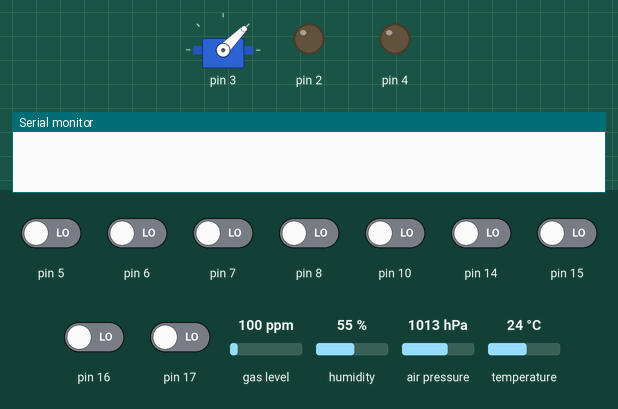
A program run on a simulated Arduino Pro Mini, built with avr-gcc and run on an emulated ATmega328P. Shown: servo, output pins drawn as LEDs (lit = HIGH), the last lines printed to the serial monitor. Dashed ring = blinking. Inputs (shaded band) come from the test bench; at power-on: pin 5–8, pin 10, pin 14–17 LOW, air pressure 1013 hPa, gas level 100 ppm, humidity 55 %, temperature 24 °C.

Above: at 3.6 s.
3.7 s: air pressure set to 995 hPa
At 7.5 s:
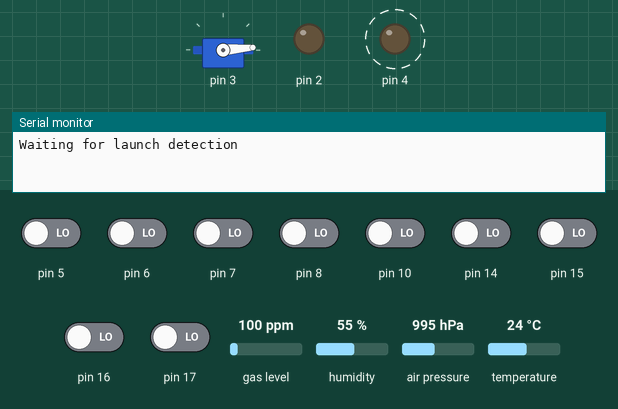
9.2 s: air pressure set to 992 hPa
At 11.0 s:
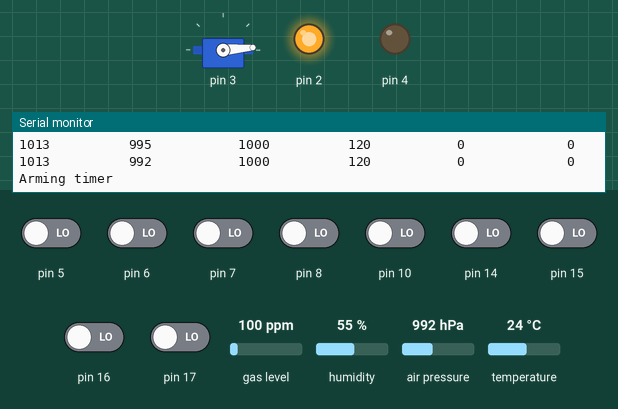
At 12.2 s:
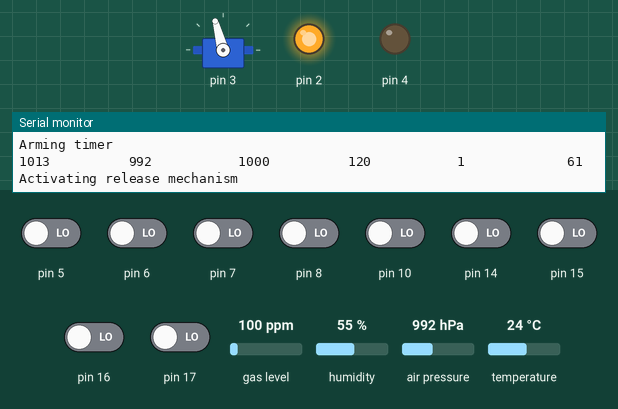
Timing chart, 0 to 20.3 s (numbered marks = the images above; inputs shaded):
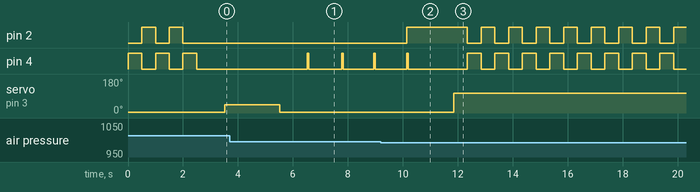

The program:

main.cpp
```cpp
#include <Arduino.h>
#include <Wire.h>
#include <Servo.h>
#include "Adafruit_BMP3XX.h"
#include "Adafruit_Sensor.h"
#include "pins.h"

// Firmware Version
const uint8_t FIRMWARE_MAJOR_VERSION = 1;
const uint8_t FIRMWARE_MINOR_VERSION = 3;

// Objects
Adafruit_BMP3XX pressure_sensor;
Servo releaseServo;

// Globals
enum states {S_INITIALIZE, S_ERROR, S_RUNCYCLE,
             S_DOCUTDOWN, S_ARMTIMER, S_FLIGHTCOMPLETE};

uint8_t current_state = S_INITIALIZE;

bool timer_armed = false;
bool instant_arm = true;
uint16_t starting_pressure_hPa = 2000;
uint16_t pressure_arming_delta_hPa = 20; // Roughly 550 ft above launch
uint8_t SERVO_RELEASE_POSITION = 105;
uint8_t SERVO_CAPTURE_POSITION = 5;
uint8_t SERVO_WIGGLE_POSITION = 45;
uint32_t timer_armed_ms = 0;
uint8_t SAMPLES_BELOW_BEFORE_CUT = 3; // How many samples below the threshold before we cut
uint32_t TURN_OFF_SERVO_AFTER_MS = 60000; // Time after cutdown to turn off servo to save wear/tear
/*
 * HELPERS
 */

uint32_t getElapsedTimeSeconds()
{
  if (!timer_armed) return 0;

  uint32_t elapsed_time_seconds = (millis() - timer_armed_ms) / 1000;

  if (!instant_arm)  // pressure-based arming path
  {
    elapsed_time_seconds += 60;
  }
  return elapsed_time_seconds;
}


uint16_t getCutdownPressurehPa()
{
  /*
   * Return the cutdown pressure in hPa from the DIP switch settings.
   * If the pressure feature is disabled we return a pressure of 0.
   */
  uint8_t set_index = ! digitalRead(PIN_PRESSURE_BIT0);
  set_index = (set_index << 1) | ! digitalRead(PIN_PRESSURE_BIT1);
  set_index = (set_index << 1) | ! digitalRead(PIN_PRESSURE_BIT2);
  set_index = (set_index << 1) | ! digitalRead(PIN_PRESSURE_BIT3);

  uint16_t pressures_hPa[16] = {0, 10, 100, 150, 200, 250, 300,
                                350, 400, 450, 500, 600, 700,
                                800, 900, 1000};
  return pressures_hPa[set_index];
}

uint16_t getCutdownTimeMinutes()
{
  /*
   * Return the cutdown time in minutes from the DIP switch settings.
   * If the time feature is disabled we return a time of 0.
   */
  uint8_t set_index = ! digitalRead(PIN_TIME_BIT0);
  set_index = (set_index << 1) | ! digitalRead(PIN_TIME_BIT1);
  set_index = (set_index << 1) | ! digitalRead(PIN_TIME_BIT2);
  set_index = (set_index << 1) | ! digitalRead(PIN_TIME_BIT3);

  uint16_t times_minutes[16] = {0, 1, 2, 5, 10, 20, 30, 40,
                                50, 60, 70, 80, 90, 100, 110,
                                120};
  return times_minutes[set_index];
}

uint16_t getPressurehPa()
{
  /*
   * Read the pressure from the sensor in hPa. If the sensor malfunctions, we
   * return 2000 hPa so we don't cut too early and hope the user has a time
   * backup. Don't want to error and stall the whole device because of a single
   * bad sensor or bad reading.
   */
  if (! pressure_sensor.performReading())
  {
    return 2000;
  }

  return round(pressure_sensor.pressure / 100.0);
}

/*
 * STATES
 */

uint8_t stateInitialize()
{
  /*
   * Sets up sensor, pins, etc for operation of device
   */

  // Configure debug serial
  Serial.begin(9600);

  Wire.begin();

  // Configure the DIP switch pins
  pinMode(PIN_PRESSURE_BIT0, INPUT);
  pinMode(PIN_PRESSURE_BIT1, INPUT);
  pinMode(PIN_PRESSURE_BIT2, INPUT);
  pinMode(PIN_PRESSURE_BIT3, INPUT);
  pinMode(PIN_TIME_BIT0, INPUT);
  pinMode(PIN_TIME_BIT1, INPUT);
  pinMode(PIN_TIME_BIT2, INPUT);
  pinMode(PIN_TIME_BIT3, INPUT);

  // Configure servo
  releaseServo.attach(PIN_SERVO);
  releaseServo.write(SERVO_CAPTURE_POSITION);

  // Configure the pressure sensor
  bool good_bme_start = false;
  for (int i=0; i<5; i++)
  {
    if (pressure_sensor.begin_I2C(0x76))
    {
      good_bme_start = true;
      break;
    }
    else
    {
      Serial.println("ERROR - Pressure Sensor Startup Failed");
      good_bme_start = false;
      delay(50);
    }
  }

  if (!good_bme_start)
  {
    return S_ERROR;
  }

  // Set up oversampling and filter initialization
  pressure_sensor.setTemperatureOversampling(BMP3_OVERSAMPLING_8X);
  pressure_sensor.setPressureOversampling(BMP3_OVERSAMPLING_4X);
  pressure_sensor.setIIRFilterCoeff(BMP3_IIR_FILTER_COEFF_3);
  pressure_sensor.setOutputDataRate(BMP3_ODR_50_HZ);


  // Setup LED pins and blink to confirm that we are booted up and configured
  pinMode(PIN_YELLOW_LED, OUTPUT);
  pinMode(PIN_GREEN_LED, OUTPUT);
  digitalWrite(PIN_YELLOW_LED, HIGH);
  digitalWrite(PIN_GREEN_LED, LOW);
  for (uint8_t i=0; i<5; i++)
  {
    digitalWrite(PIN_YELLOW_LED, !digitalRead(PIN_YELLOW_LED));
    digitalWrite(PIN_GREEN_LED, !digitalRead(PIN_GREEN_LED));
    delay(500);
  }
  digitalWrite(PIN_YELLOW_LED, LOW);
  digitalWrite(PIN_GREEN_LED, LOW);

  // Verify that we can get valid pressure readings. If not, error out, if so go on.
  // Also sets the instrument starting pressure for arming of the timer function.
  bool good_pressure_reading = false;
  uint16_t last_good_pressure = 2000;
  for (uint8_t i=0; i<5; i++)
  {
    uint16_t read_pressure = getPressurehPa();
    if (read_pressure != 2000)
    {
      last_good_pressure = read_pressure;
      good_pressure_reading = true;
    }
    delay(50);
  }

  if (!good_pressure_reading)
  {
    return S_ERROR;
  }
  else
  {
    starting_pressure_hPa = last_good_pressure;
  }

  // If the starting pressure is below 500 hPa we must have reset and we'll assume the
  // starting pressure was actually 1000 hPa. This makes sure the timer arms again.
  if (starting_pressure_hPa < 500)
  {
    starting_pressure_hPa = 1000;
  }

  // Wiggle the servo to make sure it is working
  releaseServo.write(SERVO_WIGGLE_POSITION);
  delay(2000);
  releaseServo.write(SERVO_CAPTURE_POSITION);
  delay(1000);
  releaseServo.detach();

  // Read the jumper A to determine if we arm instantly or not
  if (digitalRead(PIN_JUMPER_A) == HIGH)
  {
    Serial.println("Arming timer instantly");
    instant_arm = true;
  }
  else
  {
    instant_arm = false;
    Serial.println("Waiting for launch detection");
  }

  // If we are arming instantly, do it
  if (instant_arm)
  {
    return S_ARMTIMER;
  }

  return S_RUNCYCLE;
}

uint8_t stateError()
{
  /*
   * We are in an error, spin forever with all LEDs off. This is not good in flight
   * so we should only get here from a bad startup.
   */
  Serial.println("Error - shutting down");
  digitalWrite(PIN_YELLOW_LED, LOW);
  digitalWrite(PIN_GREEN_LED, LOW);
  delay(100);
  return S_ERROR;
}

uint8_t stateRunCycle()
{
  /*
   * Runs a cycle of checking for cut conditions and operating the device.
   */

  // To verify watchdog works you can uncomment this delay and make sure the system resets itself.
  //delay(5000);

  static uint8_t nreadings_below_threshold = 0;

  // Toggle Ready Green LED for heartbeat indication
  //digitalWrite(PIN_GREEN_LED, !digitalRead(PIN_GREEN_LED));
  digitalWrite(PIN_GREEN_LED, HIGH);
  delay(50);
  digitalWrite(PIN_GREEN_LED, LOW);
  delay(950);

  // Read switches for current settings
  uint16_t pressure_criteria_hPa = getCutdownPressurehPa();
  uint16_t time_criteria_minutes = getCutdownTimeMinutes();

  // Read the current pressure
  uint16_t current_pressure_hPa = getPressurehPa();

  // Show system state
  static uint8_t header_counter = 0 ;
  if(header_counter%10==0){
  Serial.println("StartPress    CurrentPress  SetPress      SetTime       TimerArmed    ET");
  }
  char buffer[150];
  sprintf(buffer, "%-14u%-14u%-14u%-14u%-14d%-14lu", //"%-14u\t%-14u\t%-14u\t%-14u\t%-14d\t%-14lu",
          starting_pressure_hPa,
          current_pressure_hPa,
          pressure_criteria_hPa,
          time_criteria_minutes,
          timer_armed,
          getElapsedTimeSeconds());
  Serial.println(buffer);
  header_counter+=1;

  // Check if we need to arm the timer - this is when the time setting is not 0 and
  // the timer is not already enabled and we have met the launch criteria
  if (time_criteria_minutes == 0)
  {
    // Not enabled! Keep disarmed and move on
    timer_armed = false;
  }
  else
  {
    // Enabled, see if we are not already armed and have met criteria
    if (timer_armed){}
    else
    {
      // Make sure we are going up
      if (starting_pressure_hPa > current_pressure_hPa)
      {
        if ((starting_pressure_hPa - current_pressure_hPa) >= pressure_arming_delta_hPa)
        {
          return S_ARMTIMER;
        }
      }
    }
  }

  // Check if we have reached the pressure cutdown criteria
  if (current_pressure_hPa <= pressure_criteria_hPa)
  {
    nreadings_below_threshold += 1;
  }
  else
  {
    nreadings_below_threshold = 0;
  }

  if (nreadings_below_threshold >= SAMPLES_BELOW_BEFORE_CUT)
  {
    return S_DOCUTDOWN;
  }

  // Check if we have reached the time cutdown criteria
  if (timer_armed)
  {
    uint32_t elapsed_time_seconds = getElapsedTimeSeconds();
    uint32_t time_criteria_seconds = time_criteria_minutes * 60;
    if (elapsed_time_seconds >= time_criteria_seconds)
    {
      return S_DOCUTDOWN;
    }
  }

  // If no other actions have been taken, just come back here
  return S_RUNCYCLE;
}

uint8_t stateDoCutdown()
{
  /*
   * Moves the servo to the release position to drop the payload and goes to flight
   * complete state.
   */

  Serial.println("Activating release mechanism");

  // Move servo to the release position to drop
  releaseServo.attach(PIN_SERVO);
  delay(500);
  releaseServo.write(SERVO_RELEASE_POSITION);
  delay(500);

  return S_FLIGHTCOMPLETE;
}

uint8_t stateArmTimer()
{
  /*
   * We have reached launch conditions and need to arm the timer by setting the
   * armed flag and storing the arming time in milliseconds.
   */

  Serial.println("Arming timer");
  timer_armed = true;
  timer_armed_ms = millis();
  digitalWrite(PIN_YELLOW_LED, HIGH);
  return S_RUNCYCLE;
}

uint8_t stateFlightComplete()
{
  /*
   * We have released the payload and there isn't anything to do but blink the
   * lights in case it helps us find the package and deplete the battery.
   */
  static uint32_t complete_ms = millis();
  bool servo_on = true;
  Serial.println("Flight complete - shutting down");
  digitalWrite(PIN_YELLOW_LED, HIGH);
  digitalWrite(PIN_GREEN_LED, LOW);
  while(1)
  {
    if (((millis() - complete_ms) > TURN_OFF_SERVO_AFTER_MS) && servo_on)
    {
      releaseServo.detach();
      servo_on = false;
    }
    digitalWrite(PIN_YELLOW_LED, !digitalRead(PIN_YELLOW_LED));
    digitalWrite(PIN_GREEN_LED, !digitalRead(PIN_GREEN_LED));
    delay(500);
  }
  return S_FLIGHTCOMPLETE;
}

/*
 * Setup - all handled by initialize state of state machine
 */
void setup(){}

/*
 * Main Loop
 */
void loop()
{
  // Follow wherever the state machine is supposed to go next
  switch (current_state)
  {
    case S_INITIALIZE:
      current_state = stateInitialize();
      break;
    case S_ERROR:
      current_state = stateError();
      break;
    case S_RUNCYCLE:
      current_state = stateRunCycle();
      break;
    case S_DOCUTDOWN:
      current_state = stateDoCutdown();
      break;
    case S_ARMTIMER:
      current_state = stateArmTimer();
      break;
    case S_FLIGHTCOMPLETE:
      current_state = stateFlightComplete();
      break;
    default:
      current_state = S_RUNCYCLE;
  }
}
```

Measured:
- the behaviour switches between 994 and 993 hPa on air pressure (found by bisection; images 1 and 2)
- after the input at 9.2 s, servo on pin 3: 5° → 105° after 2.6 s instead of 1.5 s
- by itself, pin 2: repeats every 1.0 s: LOW 0.50 s, HIGH 0.50 s
